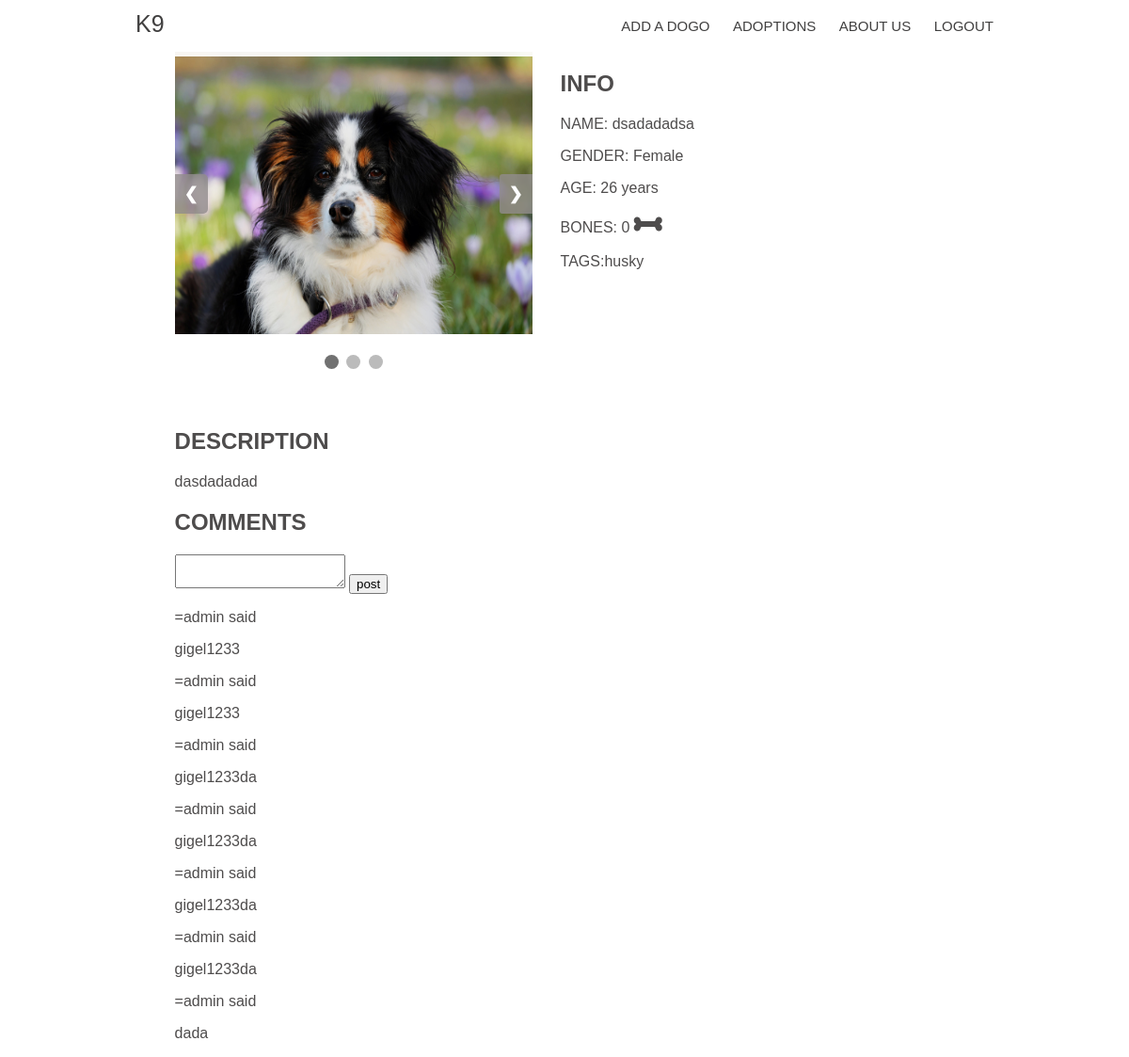
The app's page /dog?id=1 (signed in) with its own data.
### models.py (models this page shows)
class Image(DB.Model):
    id = DB.Column(DB.Integer, primary_key=True)
    name = DB.Column(DB.String, nullable=False)
    post_id = DB.Column(DB.Integer, DB.ForeignKey('post.id'), nullable=False)

class Post(DB.Model):
    id = DB.Column(DB.Integer, primary_key=True)
    text = DB.Column(DB.Text(), nullable=False)
    title = DB.Column(DB.String(20), nullable=False)
    gender = DB.Column(DB.String(6))
    age = DB.Column(DB.Integer)
    user_id = DB.Column(DB.Integer, DB.ForeignKey('user.id'), nullable=False)
    comments = DB.relationship('Comment', backref='post', lazy=True)
    tags = DB.relationship('Tag', secondary=POST_TAG)
    bones = DB.relationship('User', secondary=BONES_USER_POST)
    date = DB.Column(DB.DateTime, default=datetime.utcnow)
    images = DB.relationship('Image', backref='post', lazy=True)

class Tag(DB.Model):
    id = DB.Column(DB.Integer, primary_key=True)
    tag_name = DB.Column(DB.String(20), unique=True)

class Comment(DB.Model):
    id = DB.Column(DB.Integer, primary_key=True)
    text = DB.Column(DB.Text(), nullable=False)
    user_id = DB.Column(DB.Integer, DB.ForeignKey('user.id'), nullable=False)
    post_id = DB.Column(DB.Integer, DB.ForeignKey('post.id'), nullable=False)

class User(UserMixin, DB.Model):
    id = DB.Column(DB.Integer, primary_key=True)
    username = DB.Column(DB.String(20), unique=True)
    email = DB.Column(DB.String(20), unique=True)
    password = DB.Column(DB.String(80))
    first_name = DB.Column(DB.String(20))
    last_name = DB.Column(DB.String(20))
    phone = DB.Column(DB.String(20), unique=True)
    posts = DB.relationship('Post', backref='user', lazy=True)
    rank = DB.Column(DB.Integer, DB.ForeignKey('rank.id'), default=2)
    bones = DB.relationship('Post', secondary=BONES_USER_POST)
    comments = DB.relationship('Comment', backref='user', lazy=True)
    def has_liked(self, pid):
        return Post.query.filter_by(id=pid).first() in self.bones

### main.py (the view)
@APP.route('/dog', methods=['GET', 'POST'])
def dog():
    form = CommentForm()
    arguments = request.args
    if 'id' in arguments:
        post_id = int(arguments['id'])
    else:
        return redirect(url_for('index'))
    query = Post.query.filter_by(id=post_id).first()
    if form.validate_on_submit():
        gigi = Comment(text=form.text.data, user_id=current_user.id, post_id=post_id)
        query.comments.append(gigi)
        DB.session.commit()
    comments = Comment.query.filter_by(post_id=post_id)
    print(comments)
    return render_template('dog.html', dog=query, comments=comments, form=form)

### models.py
class CommentForm(FlaskForm):
    text = TextAreaField('comment', validators=[InputRequired()])

### main.py (called while the page is built)
@LOGIN_MANAGER.user_loader
def load_user(user_id):
    return User.query.filter_by(id=user_id).first()

def is_admin(user):
    if hasattr(user, 'rank') and user.rank == _ADMIN_RANK_:
        return True
    else:
        return False

### templates/dog.html (shortened to what this page needs)
{%extends "base.html"%}
{%block links%}
<link rel="stylesheet" type="text/css" href="{{url_for('static', filename='css/view.css') }}">
<link rel="stylesheet" href="https://use.fontawesome.com/releases/v5.8.1/css/all.css">
{%endblock%}
{%block content%}
<div class="content_img">
  <div class="slideshow-container">
    {%if dog.images|length>0%}
		{%for img in dog.images%}
		<div class="mySlides fade">
			<img src="{{url_for('static', filename='uploads/images/'+img.name) }}">
		</div>
		{%endfor%}
		<a class="prev" onclick="plusSlides(-1)">&#10094;</a>
		<a class="next" onclick="plusSlides(1)">&#10095;</a>
	{%else%}
		<div class="mySlides fade">
			<img src="{{url_for('static',filename='img/unknown.png')}}">
		</div>
	{%endif%}
  </div>
  <br>
  <div class="c1" style="text-align:center">
    {%for i in range(dog.images|length)%}
    <span class="dot" onclick="{{'currentSlide('+(i+1)|string+');'}}"></span>
    {%endfor%}
  </div>
</div>
<div class="content_info">
  <h2>INFO</h2>
  <div class="name">
    <p>
      NAME: <span>{{dog.title}}</span>
    </p>
  </div>
  <div>
    <p>
      GENDER: <span>{{dog.gender}}</span>
    </p>
  </div>
  <div>
    <p>
      AGE: <span> {%if dog.age|int < 12 %}{{dog.age}} months{%else%}{{(dog.age/12)|int}} years{%endif%}</span>
    </p>
  </div>
  <div>
    <P>
      BONES: <span>{{dog.bones|length}}</span>
      {%if current_user.is_authenticated%}
        {%if current_user.has_liked(dog.id)%}
          <span class="bone red" class="bone" onclick="like('{{dog.id}}','unlike');">
            <i class="fas fa-bone"></i>
          </span>
        {%else%}
        <span class="bone" >
          <i class="fas fa-bone" onclick="like('{{dog.id}}','like');"></i>
        </span>
        {%endif%}
      {%endif%}
    </P>
  </div>
  <div>
    <P>
      TAGS:{%for tag in dog.tags%}{{tag.tag_name}} {%endfor%}
    </P>
  </div>
</div>
<div class="container">
  <h2>
    DESCRIPTION
  </h2>
  <p>{{dog.text}}</p>
</div>
<div class="container">
  <h2>COMMENTS</h2>
  <form action="dog?id={{dog.id}}" method="POST">
  {{form.text}}
  <input type="submit" value="post">
  </form>
  {%for comment in comments%}
  <div>
    <p>={{comment.user.username}} said</p>
    <p>{{comment.text}}</p>
  </div>
  {%endfor%}
</div>
{%endblock%}

### static/css/meniu.css (style rules this page uses)
* { box-sizing: border-box; font-family: "Montserrat", sans-serif; }
a { text-decoration: none; }

### static/css/view.css (style rules this page uses)
* { box-sizing: border-box }
body { color: #4e4c4c; background: white; font-family: "Cardo", serif; font-weight: 300; -webkit-font-smoothing: antialiased; }
.mySlides { display: none }
.bone { font-size:1.5em; }
.container { clear:both; overflow-wrap: break-word; }
.content_img { position: relative; float: left; width: 380px; height: 400px; max-width: 100%; margin-right: 30px; }
.slideshow-container img { max-width: 100%; width: 380px; height: 300px; position: relative; margin: auto; }
.slideshow-container { max-width: 1000px; position: relative; margin: auto; }
.prev, .next { cursor: pointer; position: absolute; top: 50%; width: auto; padding: 10px; margin-top: -22px; color: white; font-weight: bold; font-size: 18px; transition: 0.6s ease; border-radius: 0 5px 5px 0; user-select: none; background-color: rgba(146, 141, 141, 0.8); }
.next { right: 0; border-radius: 3px 0 0 3px; }
.dot { cursor: pointer; height: 15px; width: 15px; margin: 0 2px; background-color: #bbb; border-radius: 50%; display: inline-block; transition: background-color 0.6s ease; }
.active, .dot:hover { background-color: #717171; }
.fade { -webkit-animation-name: fade; -webkit-animation-duration: 1.5s; animation-name: fade; animation-duration: 1.5s; }

### records on screen
Image: name (picture)
Post: title "dsadadadsa", gender "Female", (dog.age/12)|int "26", text "dasdadadad"
Tag: tag_name "husky"
Comment: user.username "admin", text "gigel1233"
Comment: user.username "admin", text "gigel1233"
Comment: user.username "admin", text "gigel1233da"
Comment: user.username "admin", text "gigel1233da"
Comment: user.username "admin", text "gigel1233da"
Comment: user.username "admin", text "gigel1233da"
Comment: user.username "admin", text "dada"

### other values on screen
{{ dog.bones|length }} "0"
